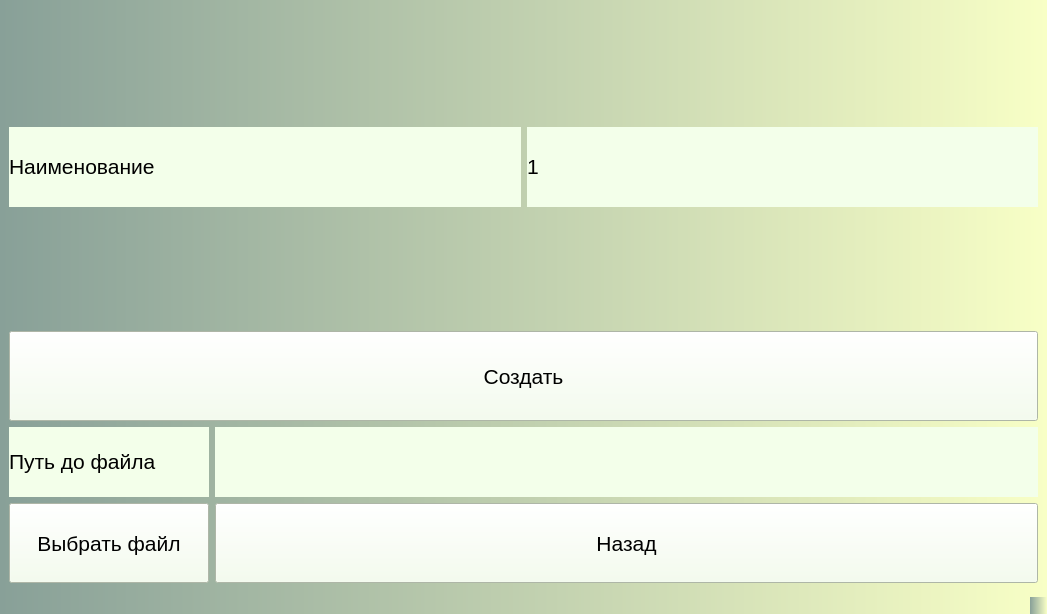
<?xml version="1.0" encoding="UTF-8"?>
<ui version="4.0">
 <class>CreateGOST</class>
 <widget class="QMainWindow" name="CreateGOST">
  <property name="geometry">
   <rect>
    <x>0</x>
    <y>0</y>
    <width>1047</width>
    <height>614</height>
   </rect>
  </property>
  <property name="windowTitle">
   <string>MainWindow</string>
  </property>
  <property name="styleSheet">
   <string notr="true">background:qlineargradient(spread:repeat, x1:0, y1:0, x2:1, y2:0, stop:0 rgba(83, 160, 81, 255), stop:1 rgba(255, 120, 161, 255))qlineargradient(spread:repeat, x1:0, y1:0, x2:1, y2:0, stop:0 rgba(136, 160, 152, 255), stop:1 rgba(248, 255, 198, 255))</string>
  </property>
  <widget class="QWidget" name="centralwidget">
   <layout class="QGridLayout" name="gridLayout_2">
    <item row="1" column="0">
     <widget class="QLabel" name="label_4">
      <property name="styleSheet">
       <string notr="true">background:rgb(243, 255, 234);</string>
      </property>
      <property name="text">
       <string>&lt;html&gt;&lt;head/&gt;&lt;body&gt;&lt;p&gt;&lt;span style=&quot; font-size:16pt;&quot;&gt;Наименование&lt;/span&gt;&lt;/p&gt;&lt;/body&gt;&lt;/html&gt;</string>
      </property>
     </widget>
    </item>
    <item row="1" column="1">
     <widget class="QLabel" name="labelName_2">
      <property name="minimumSize">
       <size>
        <width>0</width>
        <height>80</height>
       </size>
      </property>
      <property name="styleSheet">
       <string notr="true">background:rgb(243, 255, 234);</string>
      </property>
      <property name="text">
       <string>&lt;html&gt;&lt;head/&gt;&lt;body&gt;&lt;p&gt;&lt;span style=&quot; font-size:16pt;&quot;&gt;1&lt;/span&gt;&lt;/p&gt;&lt;/body&gt;&lt;/html&gt;</string>
      </property>
     </widget>
    </item>
    <item row="3" column="0">
     <spacer name="verticalSpacer">
      <property name="orientation">
       <enum>Qt::Vertical</enum>
      </property>
      <property name="sizeHint" stdset="0">
       <size>
        <width>20</width>
        <height>40</height>
       </size>
      </property>
     </spacer>
    </item>
    <item row="0" column="0">
     <spacer name="verticalSpacer_2">
      <property name="orientation">
       <enum>Qt::Vertical</enum>
      </property>
      <property name="sizeHint" stdset="0">
       <size>
        <width>20</width>
        <height>40</height>
       </size>
      </property>
     </spacer>
    </item>
    <item row="5" column="0" colspan="2">
     <layout class="QGridLayout" name="gridLayout">
      <item row="1" column="1">
       <widget class="QPushButton" name="pushButtonBack">
        <property name="minimumSize">
         <size>
          <width>286</width>
          <height>80</height>
         </size>
        </property>
        <property name="styleSheet">
         <string notr="true">background:rgb(243, 255, 234);
font-size:16pt</string>
        </property>
        <property name="text">
         <string>Назад</string>
        </property>
       </widget>
      </item>
      <item row="0" column="0">
       <widget class="QLabel" name="label_2">
        <property name="minimumSize">
         <size>
          <width>200</width>
          <height>50</height>
         </size>
        </property>
        <property name="maximumSize">
         <size>
          <width>150</width>
          <height>16777215</height>
         </size>
        </property>
        <property name="styleSheet">
         <string notr="true">background:rgb(243, 255, 234);
font-size:16pt</string>
        </property>
        <property name="text">
         <string>&lt;html&gt;&lt;head/&gt;&lt;body&gt;&lt;p&gt;&lt;span style=&quot; font-size:16pt;&quot;&gt;Путь до файла&lt;/span&gt;&lt;/p&gt;&lt;/body&gt;&lt;/html&gt;</string>
        </property>
       </widget>
      </item>
      <item row="0" column="1">
       <widget class="QLabel" name="label_3">
        <property name="minimumSize">
         <size>
          <width>0</width>
          <height>70</height>
         </size>
        </property>
        <property name="styleSheet">
         <string notr="true">background:rgb(243, 255, 234);
font-size:16pt</string>
        </property>
        <property name="text">
         <string/>
        </property>
       </widget>
      </item>
      <item row="1" column="0">
       <widget class="QPushButton" name="pushButtonSelectFile">
        <property name="minimumSize">
         <size>
          <width>0</width>
          <height>80</height>
         </size>
        </property>
        <property name="styleSheet">
         <string notr="true">background:rgb(243, 255, 234);
font-size:16pt</string>
        </property>
        <property name="text">
         <string>Выбрать файл</string>
        </property>
       </widget>
      </item>
     </layout>
    </item>
    <item row="4" column="0" colspan="2">
     <widget class="QPushButton" name="pushButton">
      <property name="minimumSize">
       <size>
        <width>0</width>
        <height>90</height>
       </size>
      </property>
      <property name="styleSheet">
       <string notr="true">background:rgb(243, 255, 234);
font-size:16pt</string>
      </property>
      <property name="text">
       <string>Создать</string>
      </property>
     </widget>
    </item>
   </layout>
  </widget>
  <widget class="QMenuBar" name="menubar">
   <property name="geometry">
    <rect>
     <x>0</x>
     <y>0</y>
     <width>1047</width>
     <height>21</height>
    </rect>
   </property>
  </widget>
  <widget class="QStatusBar" name="statusbar"/>
 </widget>
 <resources/>
 <connections/>
</ui>
